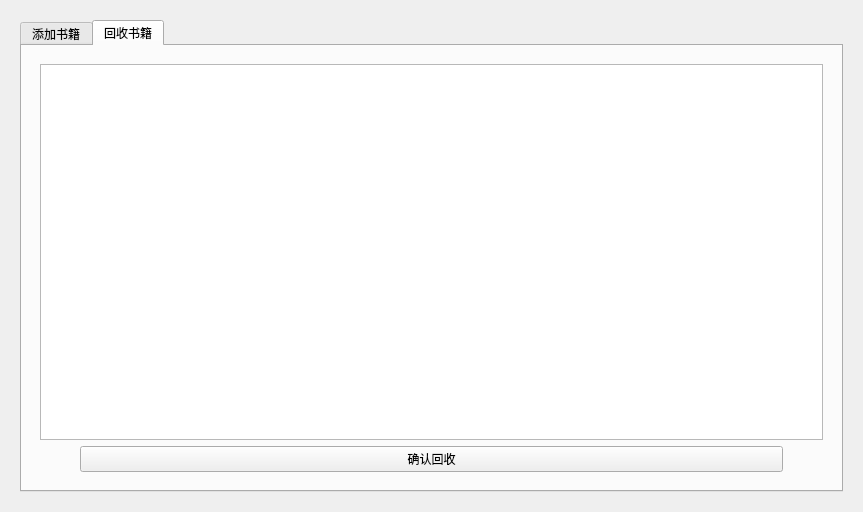
<?xml version="1.0" encoding="UTF-8"?>
<ui version="4.0">
 <class>CBookRegisterDialog</class>
 <widget class="QDialog" name="CBookRegisterDialog">
  <property name="geometry">
   <rect>
    <x>0</x>
    <y>0</y>
    <width>863</width>
    <height>512</height>
   </rect>
  </property>
  <property name="windowTitle">
   <string>书库管理</string>
  </property>
  <layout class="QHBoxLayout" name="horizontalLayout_2">
   <item>
    <widget class="QStackedWidget" name="stackedWidget">
     <property name="currentIndex">
      <number>0</number>
     </property>
     <widget class="QWidget" name="page">
      <layout class="QVBoxLayout" name="verticalLayout_3">
       <item>
        <widget class="QTabWidget" name="tabWidget">
         <property name="currentIndex">
          <number>1</number>
         </property>
         <property name="tabBarAutoHide">
          <bool>true</bool>
         </property>
         <widget class="QWidget" name="tab_add">
          <attribute name="title">
           <string>添加书籍</string>
          </attribute>
          <layout class="QGridLayout" name="gridLayout_4">
           <item row="0" column="0">
            <widget class="QFrame" name="frame">
             <property name="frameShape">
              <enum>QFrame::StyledPanel</enum>
             </property>
             <property name="frameShadow">
              <enum>QFrame::Raised</enum>
             </property>
             <layout class="QVBoxLayout" name="verticalLayout" stretch="4,1">
              <item>
               <layout class="QGridLayout" name="gridLayout">
                <property name="horizontalSpacing">
                 <number>6</number>
                </property>
                <property name="verticalSpacing">
                 <number>30</number>
                </property>
                <item row="0" column="0">
                 <widget class="QLabel" name="label">
                  <property name="text">
                   <string>书籍编号：</string>
                  </property>
                 </widget>
                </item>
                <item row="0" column="1">
                 <widget class="QLineEdit" name="lineEdit_code"/>
                </item>
                <item row="1" column="0">
                 <widget class="QLabel" name="label_2">
                  <property name="text">
                   <string>书籍名称：</string>
                  </property>
                 </widget>
                </item>
                <item row="1" column="1">
                 <widget class="QLineEdit" name="lineEdit_bookname"/>
                </item>
                <item row="2" column="0">
                 <widget class="QLabel" name="label_3">
                  <property name="text">
                   <string>作者：</string>
                  </property>
                 </widget>
                </item>
                <item row="2" column="1">
                 <widget class="QLineEdit" name="lineEdit_writer"/>
                </item>
                <item row="3" column="0">
                 <widget class="QLabel" name="label_4">
                  <property name="text">
                   <string>出版社：</string>
                  </property>
                 </widget>
                </item>
                <item row="3" column="1">
                 <widget class="QLineEdit" name="lineEdit_publisher"/>
                </item>
                <item row="4" column="0">
                 <widget class="QLabel" name="label_5">
                  <property name="text">
                   <string>购买日期：</string>
                  </property>
                 </widget>
                </item>
                <item row="4" column="1">
                 <layout class="QHBoxLayout" name="horizontalLayout_5">
                  <item>
                   <widget class="QLineEdit" name="lineEdit_buydate"/>
                  </item>
                  <item>
                   <widget class="QPushButton" name="pushButton_today">
                    <property name="text">
                     <string>今天</string>
                    </property>
                   </widget>
                  </item>
                 </layout>
                </item>
               </layout>
              </item>
              <item>
               <layout class="QHBoxLayout" name="horizontalLayout">
                <item>
                 <widget class="QPushButton" name="pushButton_add">
                  <property name="text">
                   <string>添加</string>
                  </property>
                 </widget>
                </item>
                <item>
                 <widget class="QPushButton" name="pushButton_clear">
                  <property name="text">
                   <string>清空</string>
                  </property>
                 </widget>
                </item>
               </layout>
              </item>
             </layout>
            </widget>
           </item>
          </layout>
         </widget>
         <widget class="QWidget" name="tab_del">
          <attribute name="title">
           <string>回收书籍</string>
          </attribute>
          <layout class="QVBoxLayout" name="verticalLayout_6">
           <item>
            <widget class="QWidget" name="widget" native="true">
             <layout class="QGridLayout" name="gridLayout_3">
              <item row="0" column="0">
               <layout class="QVBoxLayout" name="verticalLayout_7">
                <item>
                 <widget class="QTableWidget" name="tableWidget">
                  <property name="editTriggers">
                   <set>QAbstractItemView::NoEditTriggers</set>
                  </property>
                  <property name="selectionMode">
                   <enum>QAbstractItemView::SingleSelection</enum>
                  </property>
                  <property name="selectionBehavior">
                   <enum>QAbstractItemView::SelectRows</enum>
                  </property>
                 </widget>
                </item>
                <item>
                 <layout class="QHBoxLayout" name="horizontalLayout_4">
                  <item>
                   <spacer name="horizontalSpacer">
                    <property name="orientation">
                     <enum>Qt::Horizontal</enum>
                    </property>
                    <property name="sizeType">
                     <enum>QSizePolicy::Minimum</enum>
                    </property>
                    <property name="sizeHint" stdset="0">
                     <size>
                      <width>40</width>
                      <height>20</height>
                     </size>
                    </property>
                   </spacer>
                  </item>
                  <item>
                   <widget class="QPushButton" name="pushButton_detel">
                    <property name="text">
                     <string>确认回收</string>
                    </property>
                   </widget>
                  </item>
                  <item>
                   <spacer name="horizontalSpacer_2">
                    <property name="orientation">
                     <enum>Qt::Horizontal</enum>
                    </property>
                    <property name="sizeType">
                     <enum>QSizePolicy::Minimum</enum>
                    </property>
                    <property name="sizeHint" stdset="0">
                     <size>
                      <width>40</width>
                      <height>20</height>
                     </size>
                    </property>
                   </spacer>
                  </item>
                 </layout>
                </item>
               </layout>
              </item>
             </layout>
            </widget>
           </item>
          </layout>
         </widget>
        </widget>
       </item>
      </layout>
     </widget>
     <widget class="QWidget" name="page_confirm">
      <layout class="QVBoxLayout" name="verticalLayout_5">
       <item>
        <widget class="QGroupBox" name="groupBox">
         <property name="title">
          <string>管理员登录</string>
         </property>
         <layout class="QVBoxLayout" name="verticalLayout_4" stretch="4,1">
          <item>
           <layout class="QGridLayout" name="gridLayout_2">
            <property name="verticalSpacing">
             <number>60</number>
            </property>
            <item row="1" column="0">
             <widget class="QLabel" name="label_7">
              <property name="text">
               <string>密码：</string>
              </property>
              <property name="alignment">
               <set>Qt::AlignRight|Qt::AlignTrailing|Qt::AlignVCenter</set>
              </property>
             </widget>
            </item>
            <item row="0" column="1">
             <widget class="QLineEdit" name="lineEdit_ID"/>
            </item>
            <item row="0" column="0">
             <widget class="QLabel" name="label_6">
              <property name="text">
               <string>管理员用户名：</string>
              </property>
              <property name="alignment">
               <set>Qt::AlignRight|Qt::AlignTrailing|Qt::AlignVCenter</set>
              </property>
             </widget>
            </item>
            <item row="1" column="1">
             <widget class="QLineEdit" name="lineEdit_Pwds">
              <property name="echoMode">
               <enum>QLineEdit::Password</enum>
              </property>
             </widget>
            </item>
           </layout>
          </item>
          <item>
           <layout class="QHBoxLayout" name="horizontalLayout_3">
            <item>
             <widget class="QPushButton" name="pushButton_confirm">
              <property name="text">
               <string>登入</string>
              </property>
             </widget>
            </item>
            <item>
             <widget class="QPushButton" name="pushButton_cancel">
              <property name="text">
               <string>取消</string>
              </property>
             </widget>
            </item>
           </layout>
          </item>
         </layout>
        </widget>
       </item>
      </layout>
     </widget>
    </widget>
   </item>
  </layout>
 </widget>
 <tabstops>
  <tabstop>lineEdit_code</tabstop>
  <tabstop>lineEdit_bookname</tabstop>
  <tabstop>lineEdit_writer</tabstop>
  <tabstop>lineEdit_publisher</tabstop>
  <tabstop>lineEdit_buydate</tabstop>
  <tabstop>pushButton_add</tabstop>
  <tabstop>pushButton_clear</tabstop>
  <tabstop>lineEdit_ID</tabstop>
  <tabstop>lineEdit_Pwds</tabstop>
  <tabstop>pushButton_confirm</tabstop>
  <tabstop>pushButton_cancel</tabstop>
  <tabstop>tabWidget</tabstop>
 </tabstops>
 <resources/>
 <connections/>
</ui>
